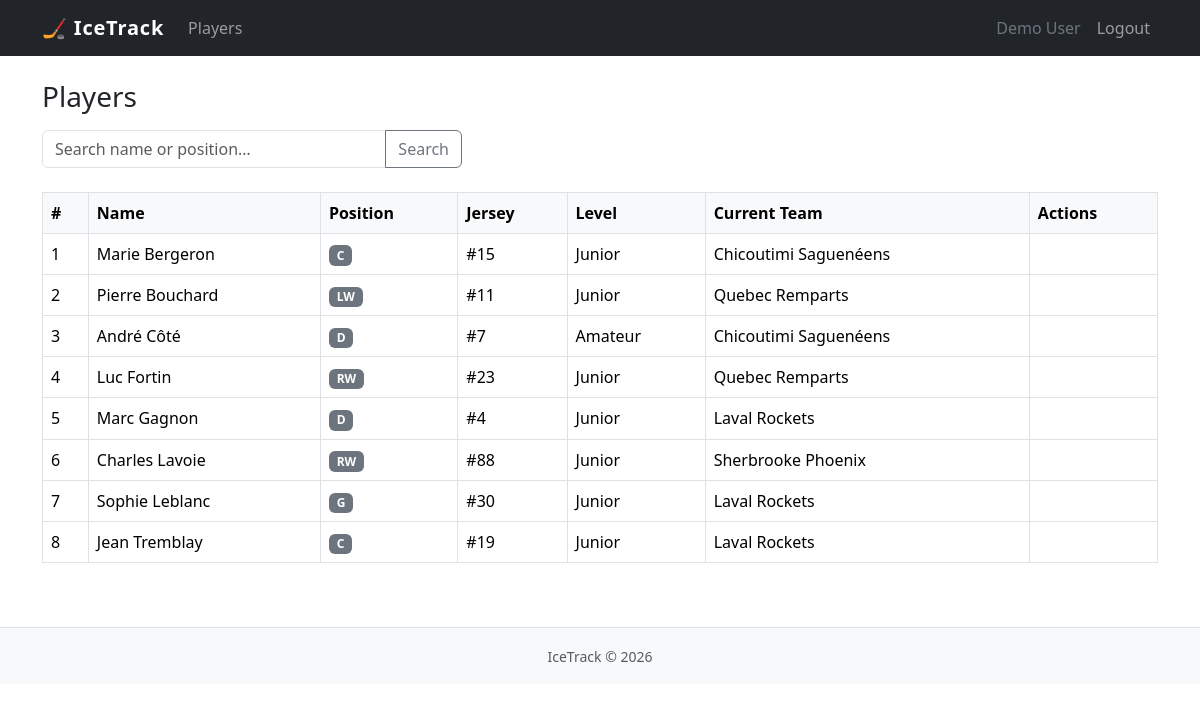
/pages/public/players.php (signed in), run on the app's committed database.
### tables this page shows
CREATE TABLE `players` (
  `player_id` BIGINT PRIMARY KEY NOT NULL AUTO_INCREMENT,
  `first_name` VARCHAR(100) NOT NULL,
  `last_name` VARCHAR(100) NOT NULL,
  `position` VARCHAR(20) NOT NULL,
  `jersey_number` INT,
  `level` VARCHAR(30),
  CONSTRAINT `chk_players_position` CHECK (position IN ('C', 'LW', 'RW', 'D', 'G')),
  CONSTRAINT `chk_players_jersey` CHECK (jersey_number IS NULL OR (jersey_number >= 0 AND jersey_number <= 99))
);

CREATE TABLE `teams` (
  `team_id` BIGINT PRIMARY KEY NOT NULL AUTO_INCREMENT,
  `name` VARCHAR(150) NOT NULL,
  `slug` VARCHAR(180) NOT NULL,
  `home_city` VARCHAR(150) NOT NULL
);

### pages/public/players.php (called while the page is built, shortened)
<?php
$db = get_db();
$search = trim($_GET['q'] ?? '');
if ($search !== '') {
    $like = '%' . $search . '%';
    $stmt = $db->prepare(
        'SELECT p.player_id, p.first_name, p.last_name, p.position, p.jersey_number, p.level, t.name AS team_name
         FROM players p
         LEFT JOIN player_team_memberships m ON m.player_id = p.player_id AND m.end_date IS NULL
         LEFT JOIN teams t ON t.team_id = m.team_id
         WHERE p.first_name LIKE ? OR p.last_name LIKE ? OR p.position LIKE ?
         ORDER BY p.last_name, p.first_name'
    );
    $stmt->execute([$like, $like, $like]);
} else {
    $stmt = $db->prepare(
        'SELECT p.player_id, p.first_name, p.last_name, p.position, p.jersey_number, p.level, t.name AS team_name
         FROM players p
         LEFT JOIN player_team_memberships m ON m.player_id = p.player_id AND m.end_date IS NULL
         LEFT JOIN teams t ON t.team_id = m.team_id
         ORDER BY p.last_name, p.first_name'
    );
    $stmt->execute();
}
$players = $stmt->fetchAll();
require BASE_PATH . '/views/public/players.php';

### views/public/players.php (the view, shortened to what this page needs)
<?php require_once BASE_PATH . '/partials/header.php';
render_flash(); ?>
<div class="d-flex align-items-center justify-content-between mb-3">
  <h1 class="h3 mb-0">Players</h1>
</div>
<form method="get" action="" class="mb-4">
  <div class="input-group" style="max-width: 420px;">
    <input type="search" name="q" class="form-control" placeholder="Search name or position…"
      value="<?= htmlspecialchars($search, ENT_QUOTES, 'UTF-8') ?>">
    <button class="btn btn-outline-secondary" type="submit">Search</button>
  </div>
</form>
<?php if (empty($players)): ?>
  <div class="alert alert-info">No players found.</div>
<?php else: ?>
  <div class="table-responsive">
    <table class="table table-hover table-bordered align-middle">
      <thead>
        <tr>
          <th>#</th>
          <th>Name</th>
          <th>Position</th>
          <th>Jersey</th>
          <th>Level</th>
          <th>Current Team</th>
          <th>Actions</th>
        </tr>
      </thead>
      <tbody>
        <?php foreach ($players as $i => $p): ?>
          <tr>
            <td><?= $i + 1 ?></td>
            <td>
              <?= htmlspecialchars($p['first_name'] . ' ' . $p['last_name'], ENT_QUOTES, 'UTF-8') ?>
            </td>
            <td>
              <span class="badge bg-secondary">
                <?= htmlspecialchars($p['position'], ENT_QUOTES, 'UTF-8') ?>
              </span>
            </td>
            <td>
              <?= $p['jersey_number'] !== null ? '#' . (int) $p['jersey_number'] : '—' ?>
            </td>
            <td>
              <?= $p['level'] ? htmlspecialchars($p['level'], ENT_QUOTES, 'UTF-8') : '—' ?>
            </td>
            <td>
              <?= $p['team_name']
                ? htmlspecialchars($p['team_name'], ENT_QUOTES, 'UTF-8')
                : '<span class="text-muted">—</span>' ?>
            </td>
            <td>
            </td>
          </tr>
        <?php endforeach; ?>
      </tbody>
    </table>
  </div>
<?php endif; ?>
<?php require_once BASE_PATH . '/partials/footer.php'; ?>

### partials/header.php (style rules this page uses)
.table th { background-color: #f8f9fa; }
body { padding-bottom: 4rem; }

### data on the page
players: first_name+last_name "Marie Bergeron", position "C", jersey_number "15", level "Junior", teams.name "Chicoutimi Saguenéens"
players: first_name+last_name "Pierre Bouchard", position "LW", jersey_number "11", level "Junior", teams.name "Quebec Remparts"
players: first_name+last_name "André Côté", position "D", jersey_number "7", level "Amateur", teams.name "Chicoutimi Saguenéens"
players: first_name+last_name "Luc Fortin", position "RW", jersey_number "23", level "Junior", teams.name "Quebec Remparts"
players: first_name+last_name "Marc Gagnon", position "D", jersey_number "4", level "Junior", teams.name "Laval Rockets"
players: first_name+last_name "Charles Lavoie", position "RW", jersey_number "88", level "Junior", teams.name "Sherbrooke Phoenix"
players: first_name+last_name "Sophie Leblanc", position "G", jersey_number "30", level "Junior", teams.name "Laval Rockets"
players: first_name+last_name "Jean Tremblay", position "C", jersey_number "19", level "Junior", teams.name "Laval Rockets"

### other printed values
$_user['display_name'] "Demo User"
